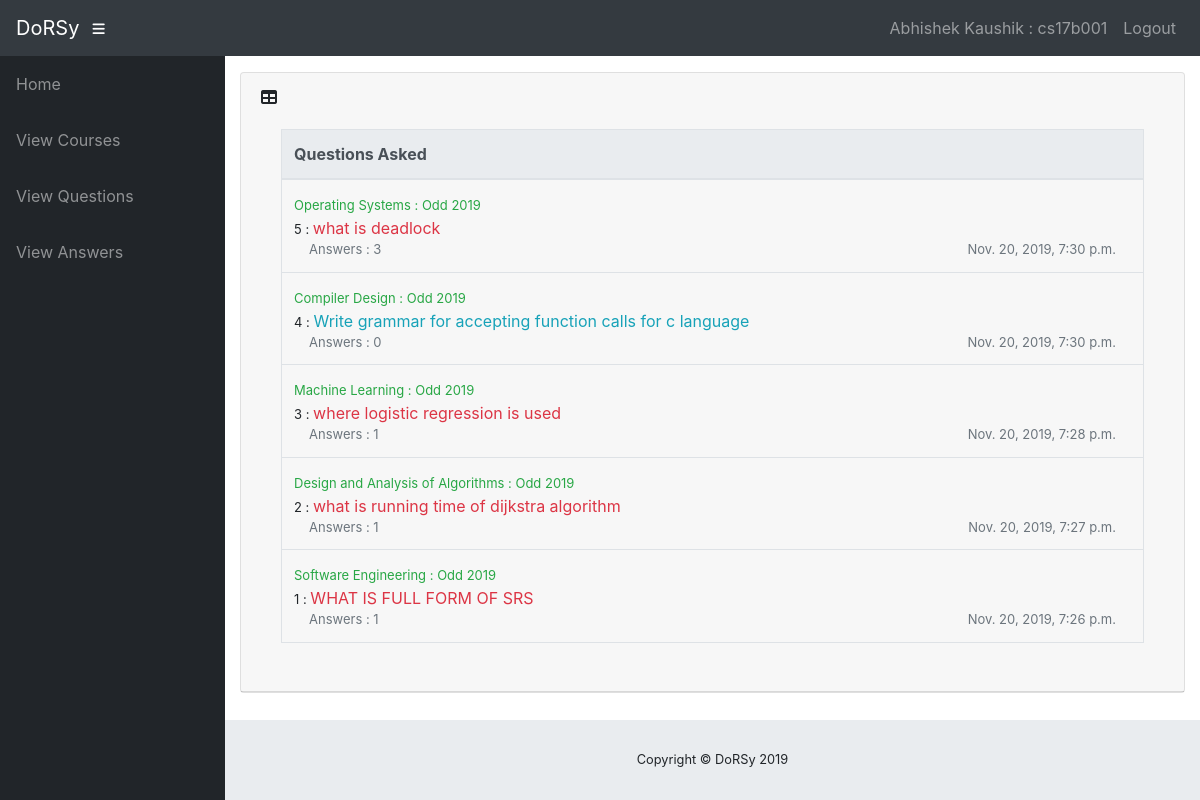
The app's page /info/student/cs17b001/personalques/ (signed in) with its own data.
### info/models.py (models this page shows, shortened)
class User(AbstractUser):
    @property
    def is_student(self):
        if hasattr(self, 'student'):
            return True
        return False

class Student(models.Model):
    user = models.OneToOneField(User, on_delete=models.CASCADE, null=True)
    sex = models.CharField(max_length=50, choices=sex_choice, default='Male')
    dept = models.ForeignKey(Dept, on_delete=models.CASCADE, default=1)
    id = models.CharField(primary_key=True, max_length=100, default=1)
    batch = models.IntegerField(default=2019)
    DOB = models.DateField(default='1999-01-01')
    def __str__(self):
        d = User.objects.get(username=self.user)
        return '%s : %s' % (d.get_full_name(), self.id)

class Question(models.Model) :
	id = models.AutoField(primary_key=True)
	q_class = models.ForeignKey(Class, on_delete=models.CASCADE, default=1)
	content = models.CharField(max_length=1000)
	user = models.ForeignKey(User, on_delete=models.CASCADE, default=1)
	date = models.DateTimeField()
	answered = models.IntegerField(default=0)

class Class(models.Model):
    id = models.AutoField(primary_key=True)
    course = models.ForeignKey(Course, on_delete=models.CASCADE, null=True, db_index=False)
    sem = models.CharField(max_length=50, choices=sem_type, default='Odd')
    year = models.IntegerField(default=2019)
    teacher = models.ForeignKey(Teacher, on_delete=models.CASCADE, null=True, db_index=False)
    class Meta:
        verbose_name_plural = 'classes'
    def __str__(self):
        d = Course.objects.get(name=self.course)
        return '%s : %s %d' % (d.name, self.sem, self.year)

class Course(models.Model):
    dept = models.ForeignKey(Dept, on_delete=models.CASCADE, default=1)
    id = models.CharField(primary_key=True, max_length=50)
    name = models.CharField(max_length=50)
    def __str__(self):
        return self.name

### info/views.py (the view)
# urls.py: path('student/<str:u_id>/personalques/', views.personalques, name='personalques'),
@login_required()
def personalques(request, u_id):
	st = Student.objects.get(id=u_id)
	q_user = st.user
	q = Question.objects.filter(user=q_user).order_by('-date')
	return render(request, 'info/personalques.html', {'att_list' : q})

### info/templates/info/personalques.html
{% extends 'info/base.html' %}
    {% load static %}
    {% block content %}
                  <div class="card mb-3">
            <div class="card-header">
              <i class="fas fa-table"></i>
            <div class="card-body">
              <div class="table-responsive">
                <table class="table table-bordered text-left" id="dataTable" width="100%" cellspacing="0">
                  <thead class="thead-light ">
                    <tr>
                        <th>Questions Asked</th>
                    </tr>
                  </thead>
                  <tbody>
                    {% for a in att_list %}
                    <tr>
                        <td><div class="text-success d-inline-flex"><font size="2">{{a.q_class}}</font></div><br><font size="2">{{a.id}} : </font>
                          {% if a.answered > 0 %}
                            <a href="{% url 'viewques' a.id request.user.student.id 1 %}" class="text-danger">{{ a.content }}</a>
                          {% else %}
                            <a href="{% url 'viewques' a.id request.user.student.id 1 %}" class="text-info">{{ a.content }}</a>
                          {% endif %}
                          <font size="2">
                          <div class="container text-secondary">
                            <div class="row">
                              <div class="col"> Answers :
                          {{a.answered}}</div>
                              <div class="col" align="right">
                          {{a.date}}</div></div></div></font>
                        </td>
                    </tr>
                    {% empty %}
                            <p>You have not asked any question.</p>
                    {% endfor %}
                  </tbody>
                </table>
              </div>
            </div>
          </div>
    {% endblock %}

### info/templates/info/base.html (shortened to what this page needs)
<!DOCTYPE html>
<html lang="en">
  <head>
      {% load static %}
    <link href="{% static '/info/bootstrap/vendor/bootstrap/css/bootstrap.min.css' %}" rel="stylesheet">
    <link href="{% static '/info/bootstrap/vendor/fontawesome-free/css/all.min.css' %}" rel="stylesheet" type="text/css">
    <link href="{% static '/info/bootstrap/vendor/datatables/dataTables.bootstrap4.css' %}" rel="stylesheet">
    <link href="{% static '/info/bootstrap/css/sb-admin.css' %}" rel="stylesheet">
  </head>
  <body id="page-top">
    <nav class="navbar navbar-expand navbar-dark bg-dark static-top">
      <a class="navbar-brand mr-1" href="{% url 'index' %}">DoRSy</a>
      <button class="btn btn-link btn-sm text-white order-1 order-sm-0" id="sidebarToggle" href="#">
        <i class="fas fa-bars"></i>
      </button>
        <div class="collapse navbar-collapse" id="navbarResponsive">
          <ul class="navbar-nav ml-auto">
            <li class="nav-item">
                {% if request.user.is_student %}
                    <a class="nav-link">{{ request.user.student }}</a>
                {% elif request.user.is_teacher %}
                    <a class="nav-link">{{ request.user.teacher }}</a>
                {% endif %}
            </li>
            <li class="nav-item">
                <a class="nav-link" href="#" data-toggle="modal" data-target="#logoutModal">Logout</a>
            </li>
          </ul>
        </div>
    </nav>
    <div id="wrapper">
      <ul class="sidebar navbar-nav">
            <li class="nav-item">
              <a class="nav-link" href="{% url 'index' %}">
                <span>Home</span>
              </a>
            </li>
        {% if request.user.is_student %}
            <li class="nav-item">
              <a class="nav-link" href="{% url 'viewcourse' request.user.student.id %}">
                <span>View Courses</span>
              </a>
            </li>
            <li class="nav-item">
              <a class="nav-link" href="{% url 'personalques' request.user.student.id %}">
                <span>View Questions</span>
              </a>
            </li>
            <li class="nav-item">
              <a class="nav-link" href="{% url 'personalans' request.user.student.id %}">
                <span>View Answers</span>
              </a>
            </li>
        {% endif %}
      </ul>
      <div id="content-wrapper">
        <div class="container-fluid">
            {% block content %}
            {% endblock %}
        </div>
 <footer class="sticky-footer">
          <div class="container my-auto">
            <div class="copyright text-center my-auto">
              <span>Copyright © DoRSy 2019</span>
            </div>
          </div>
        </footer>
      </div>
    </div>
  </body>
</html>

### records on screen
User: user.student "Abhishek Kaushik : cs17b001"
Question: q_class "Operating Systems : Odd 2019", id "5", content "what is deadlock", answered "3", date "Nov. 20, 2019, 7:30 p.m."
Question: q_class "Compiler Design : Odd 2019", id "4", content "Write grammar for accepting function calls for c language", answered "0", date "Nov. 20, 2019, 7:30 p.m."
Question: q_class "Machine Learning : Odd 2019", id "3", content "where logistic regression is used", answered "1", date "Nov. 20, 2019, 7:28 p.m."
Question: q_class "Design and Analysis of Algorithms : Odd 2019", id "2", content "what is running time of dijkstra algorithm", answered "1", date "Nov. 20, 2019, 7:27 p.m."
Question: q_class "Software Engineering : Odd 2019", id "1", content "WHAT IS FULL FORM OF SRS", answered "1", date "Nov. 20, 2019, 7:26 p.m."
